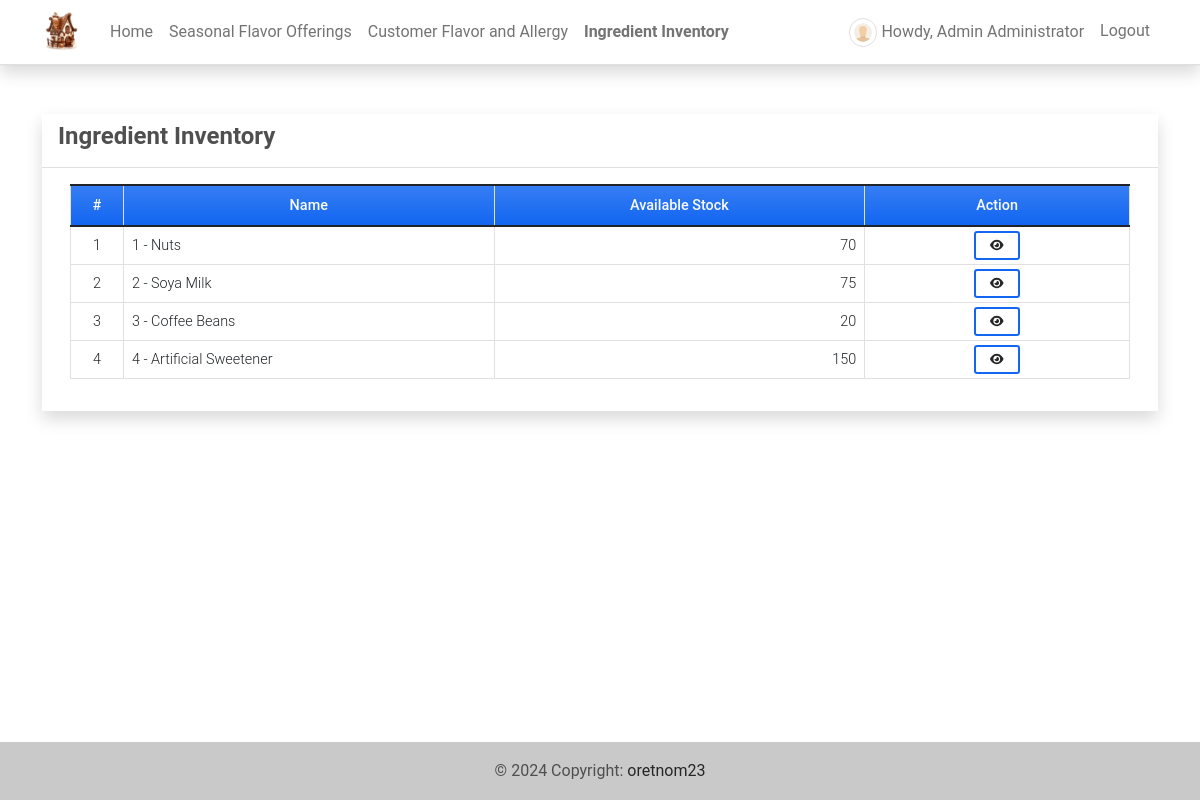
The app's page /inventory (signed in) with its own data.
### imsApp/models.py (models this page shows, shortened)
class Product(models.Model):
    code=models.CharField(max_length=100, blank=True, null=True)
    name=models.CharField(max_length=250, blank=True, null=True)
    description = models.TextField()
    price = models.FloatField(default=0)
    status = models.CharField(max_length=2, choices=(('1','Active'),('2','Inactive')), default=0)
    date_created = models.DateTimeField(default=timezone.now)
    date_updated = models.DateTimeField(auto_now=True)
    def __str__(self):
        return self.code + ' - ' + self.name
    def count_inventory(self):
        stocks = Stock.objects.filter(product = self)
        stockIn = 0
        stockOut = 0
        for stock in stocks:
            if stock.type == '1':
                stockIn = int(stockIn) + int(stock.quantity)
            else:
                stockOut = int(stockOut) + int(stock.quantity)
        available  = stockIn - stockOut
        return available

class Stock(models.Model):
    product = models.ForeignKey(Product, on_delete=models.CASCADE)
    quantity = models.FloatField(default=0)
    type = models.CharField(max_length=2,choices=(('1','Stock-in'),('2','Stock-Out')), default = 0)
    date_created = models.DateTimeField(default=timezone.now)
    date_updated = models.DateTimeField(auto_now=True)

### imsApp/views.py (the view)
# urls.py: path('inventory',views.inventory,name='inventory-page'),
@login_required
def inventory(request):
    context['page_title'] = 'Inventory'
    products = Product.objects.all()
    context['products'] = products
    return render(request, 'inventory.html', context)

### imsApp/templates/inventory.html (shortened to what this page needs)
{% extends 'base.html' %} {% load humanize %} {% block pageContent %}
<div class="col-lg-12 col-md-12 col-sm-12 col-xs-12">
    <div class="card card-default rounded-0 shadow ">
        <div class="card-header">
            <div class="d-flex w-100 align-items-center justify-content-between">
                <h4 class="card-title fw-bold">Ingredient Inventory</h4>
            </div>
        </div>
        <div class="card-body">
            <div class="container-fluid">
                <table class="table table-bordered" id="product-list">
                    <colgroup>
                        <col width="5%">
                        <col width="35%">
                        <col width="35%">
                        <col width="25%">
                    </colgroup>
                    <thead>
                        <tr class="bg-gradient bg-primary bg-opacity-50 text-light">
                            <th class="px-2 py-2 text-center">#</th>
                            <th class="px-2 py-2 text-center">Name</th>
                            <th class="px-2 py-2 text-center">Available Stock</th>
                            <th class="px-2 py-2 text-center">Action</th>
                        </tr>
                    </thead>
                    <tbody>
                        {% for product in products %}
                        <tr>
                            <td class="px-2 py-1 align-middle text-center">{{ forloop.counter }}</td>
                            <td class="px-2 py-1 align-middle">{{ product }}</td>
                            <td class="px-2 py-1 align-middle text-end">{{ product.count_inventory }}</td>
                            <td class="px-2 py-1 align-middle text-center">
                                <a class="btn btn-outline-primary btn-sm" href="{% url 'inventory-history-page' product.pk %}" data-id="{{ product.pk }}" title="View History">
                                    <i class="fa fa-eye text-dark"></i>
                                </a>
                            </td>
                        </tr>
                        {% endfor %}
                    </tbody>
                </table>
            </div>
        </div>
    </div>
</div>
{% endblock pageContent %}

### imsApp/templates/topNavigation.html (shortened to what this page needs)
{% load static %}
<header>
    <nav class="navbar navbar-expand-lg navbar-light bg-white fixed-top shadow border-bottom">
        <div class="container">
            <a class="navbar-brand" target="_blank" href="{% url 'home-page' %}">
                <img src="{{ MEDIA_URL }}/default/logo1.png" height="16" alt="{{ MEDIA_URL }}" loading="lazy" style="margin-top: -3px;" />
            </a>
            <div class="collapse navbar-collapse" id="navbarExample01">
                <ul class="navbar-nav me-auto mb-2 mb-lg-0" id="topNav">
                    {% if user.id %}
                    <li class="nav-item">
                        <a class="nav-link" aria-current="page" href="{% url 'home-page' %}">Home</a>
                    </li>
                    <li class="nav-item">
                        <a class="nav-link" aria-current="page" href="{% url 'category-page' %}">Seasonal Flavor Offerings</a>
                    </li>
                    <li class="nav-item">
                        <a class="nav-link" aria-current="page" href="{% url 'product-page' %}">Customer Flavor and Allergy</a>
                    </li>
                    <li class="nav-item">
                        <a class="nav-link" aria-current="page" href="{% url 'inventory-page' %}">Ingredient Inventory</a>
                    </li>
                    {% endif %}
                </ul>
                <ul class="navbar-nav d-flex flex-row">
                    {% if user.id %} {% if user.profile.user_type == 1 %} {% endif %}
                    <li class="nav-item me-3 me-lg-0">
                        <a class="nav-link" href="{% url 'profile' %}">
                            <span class="me-1"><img src="{{ MEDIA_URL }}/default/default-avatar.png" alt="User Avatar" id="user-avatar" class="img-thumbnail rounded-circle"></span>Howdy, {{ user.first_name }} {{user.last_name}}
                        </a>
                    </li>
                    <li class="nav-item me-3 me-lg-0">
                        <a class="nav-link" href="{% url 'logout' %}">Logout</a>
                    </li>
                    {% endif %}
                </ul>
            </div>
        </div>
    </nav>
</header>

### static/assets/default/css/style.css (style rules this page uses)
html, body { height: 100%; width: 100%; max-height: 100%; overflow: auto; display: flex; flex-direction: column; }
body>header { flex-shrink: auto; }
#user-avatar { width: 1.8rem; height: 1.8rem; object-fit: scale-down; object-position: center center; }
.navbar-brand>img { height: 2em; }
.nav-item.active a.nav-link { font-weight: bolder !important; }

### records on screen
Product: code+name "1 - Nuts", count_inventory "70"
Product: code+name "2 - Soya Milk", count_inventory "75"
Product: code+name "3 - Coffee Beans", count_inventory "20"
Product: code+name "4 - Artificial Sweetener", count_inventory "150"

### other values on screen
{{ user.first_name }} "Admin"
{{ user.last_name }} "Administrator"
